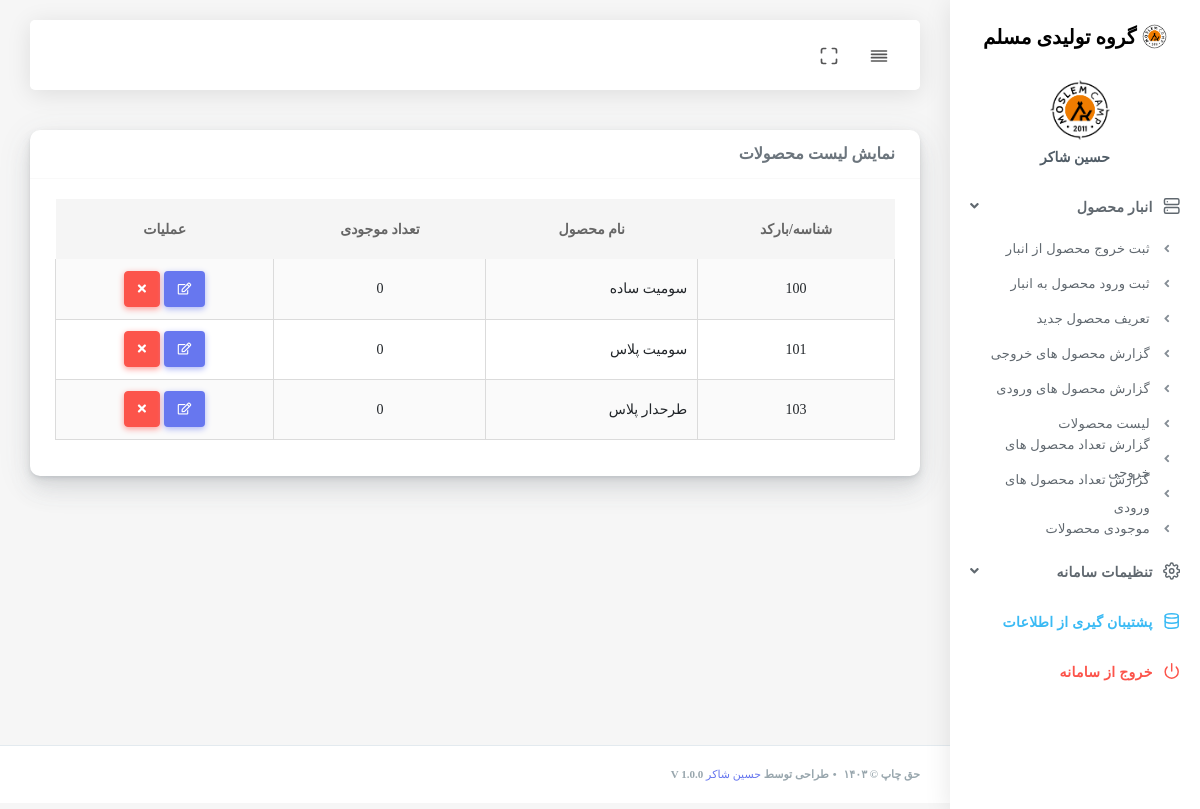
The page /inc/addons/products/productslist.php (signed in) on the database as committed earlier.
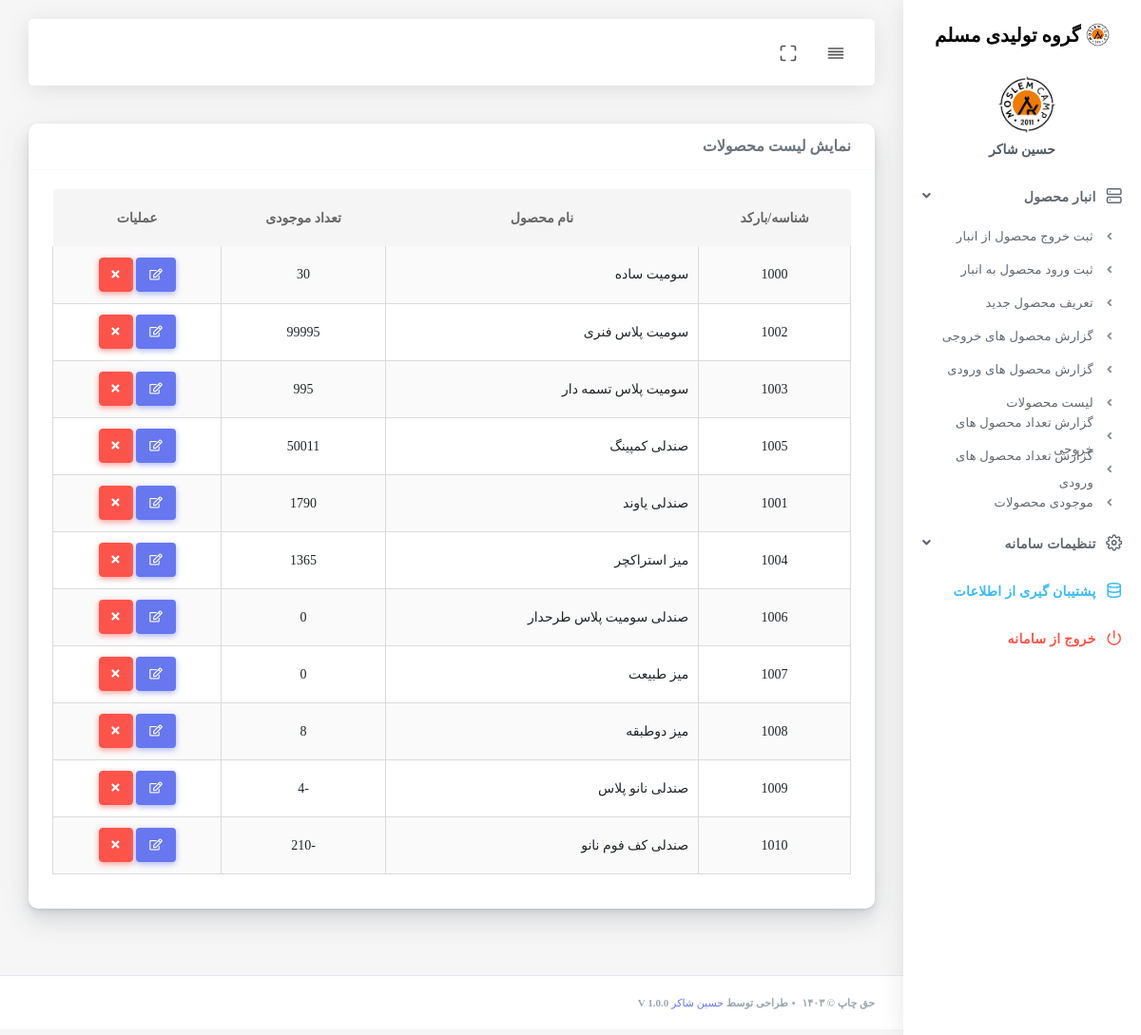
The same page on the database as committed later.
### tables this page shows
CREATE TABLE `products` (
  `id` int(11) NOT NULL AUTO_INCREMENT,
  `product_name` text NOT NULL,
  `productqr` int(11) NOT NULL,
  `minStock` int(11) NOT NULL,
  `stock` int(11) NOT NULL,
  `pack` int(11) NOT NULL,
  PRIMARY KEY (`id`)
);

### inc/addons/products/productslist.php (the view, shortened to what this page needs)
<?php
$title_page = "نمایش لیست محصولات ";
require_once '../../../header.php';
$sql = "SELECT * FROM products";
$result = $connection->query($sql);
?>
<div class="main-content">
    <nav class="row">
        <div class="col-12">
            <div class="card">
                <div class="card-header">
                    <h4><?php echo $title_page;  ?></h4>
                </div>
                <div class="card-body">
                    <div class="table-responsive text-center">
                        <?php if ($result->num_rows > 0) : ?>
                            <table class="table table-striped table-hover" id="tableExport" style="width:100%;">
                                <thead>
                                    <tr>
                                        <th>شناسه/بارکد</th>
                                        <th>نام محصول</th>
                                        <th>تعداد موجودی</th>
                                        <th>عملیات</th>
                                    </tr>
                                </thead>
                                <tbody>
                                    <?php while ($row = $result->fetch_assoc()) : ?>
                                        <tr>
                                            <td><?php echo $row['productqr']; ?></td>
                                            <td class="text-left"><?php echo $row['product_name']; ?></td>
                                            <td><?php echo $row['stock']; ?></td>
                                            <td>
                                                <a href="edit-product.php?id=<?php echo $row['id']; ?>" class="btn btn-icon btn-primary"><i class="far fa-edit"></i></a>
                                                <a href="productslist.php?del=<?php echo $row['id']; ?>" class="btn btn-icon btn-danger"><i class="fas fa-times"></i></a>
                                            </td>
                                        </tr>
                                    <?php endwhile; ?>
                                </tbody>
                            </table>
                        <?php else : ?>
                            <div class="alert alert-info">
                                هیچ محصول اولیه‌ای یافت نشد.
                            </div>
                        <?php endif; ?>
                    </div>
                </div>
            </div>
        </div>
    </div>
</div>
<?php require_once '../../../footer.php'; ?>

Rows that differ between the two databases and show on the page:
changed products "سومیت ساده": productqr "100" → "1000"; stock "0" → "30"
changed products: productqr "101" → "1002"; product_name "سومیت پلاس" → "سومیت پلاس فنری"; stock "0" → "99995"
changed products: productqr "103" → "1003"; product_name "طرحدار پلاس" → "سومیت پلاس تسمه دار"; stock "0" → "995"
added products: productqr "1005", product_name "صندلی کمپینگ", stock "50011"
added products: productqr "1001", product_name "صندلی یاوند", stock "1790"
added products: productqr "1004", product_name "میز استراکچر", stock "1365"
added products: productqr "1006", product_name "صندلی سومیت پلاس طرحدار", stock "0"
added products: productqr "1007", product_name "میز طبیعت", stock "0"
added products: productqr "1008", product_name "میز دوطبقه", stock "8"
added products: productqr "1009", product_name "صندلی نانو پلاس", stock "-4"
added products: productqr "1010", product_name "صندلی کف فوم نانو", stock "-210"
